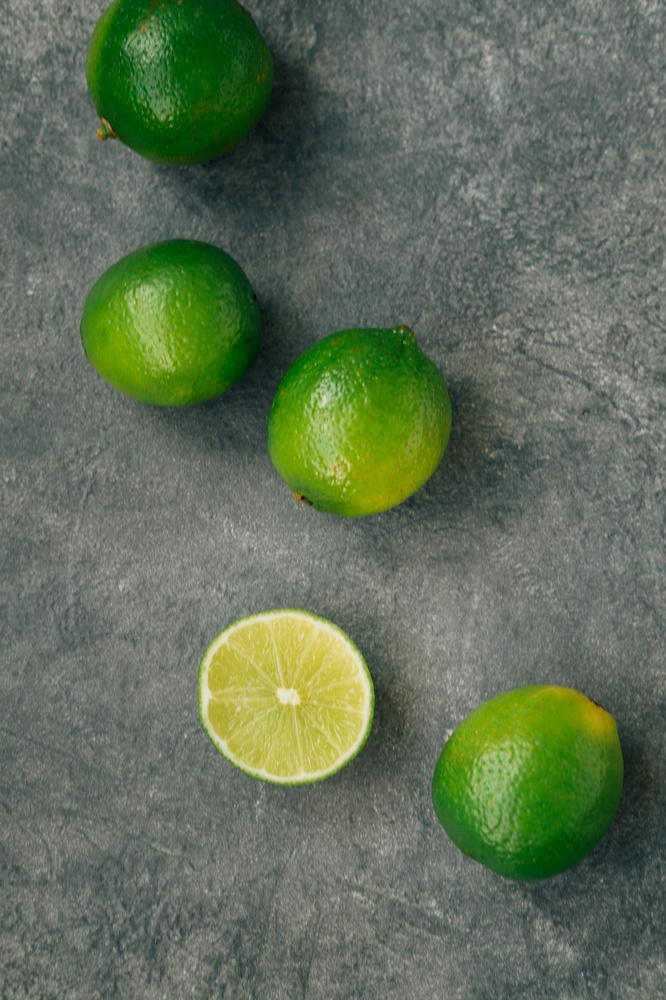
#> input picture opencv/input/lime.jpg, 666 x 1000 px, shrunk from 3632 x 5456 before the run
$ python THRESHOLD.py
#> lines starting #> are read from the running program, lines starting #| are printed output that depends on the picture; after the words box and inside, x2 and y2 are one past the last pixel; in counts of white or black regions, pixels touching at a corner belong together
# 1. 영상 이진화 예제
import numpy as np
import os
import cv2

# 영상 읽기
path = os.path.join('../input', 'lime.jpg')
img1 = cv2.imread(path, cv2.IMREAD_GRAYSCALE)
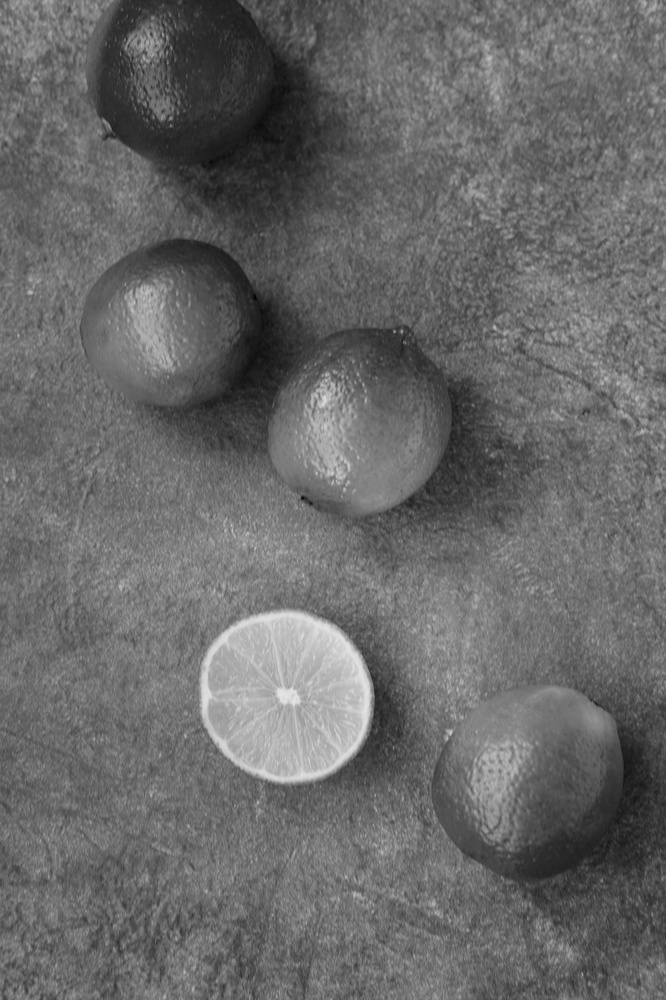
#> img1: shape (1000, 666); min 4, max 229, mean 104.3

types = [cv2.THRESH_BINARY,
          cv2.THRESH_BINARY_INV,
          cv2.THRESH_TRUNC,
          cv2.THRESH_TOZERO,
          cv2.THRESH_TOZERO_INV,
          cv2.THRESH_OTSU,
          cv2.THRESH_TRIANGLE,

          cv2.ADAPTIVE_THRESH_MEAN_C,
          cv2.ADAPTIVE_THRESH_GAUSSIAN_C,
          cv2.ADAPTIVE_THRESH_MEAN_C,
          cv2.ADAPTIVE_THRESH_GAUSSIAN_C
          ]

# 임계치 설정
thres = 70
# 이진화의 최댓값
maxVal=255
ress = []

# threshold 함수를 이용한 이진화 수행
for i in range(0,7):
    ret, res = cv2.threshold(img1, thres, maxVal, types[i])
    ress.append(res)
#> this loop made 7 passes
#> ret on passes 1 to 7: 70, 70, 70, 70, 70, 95, 147
#> pass 1, `ret, res = cv2.threshold(img1, thres, maxVal, types[i])`:
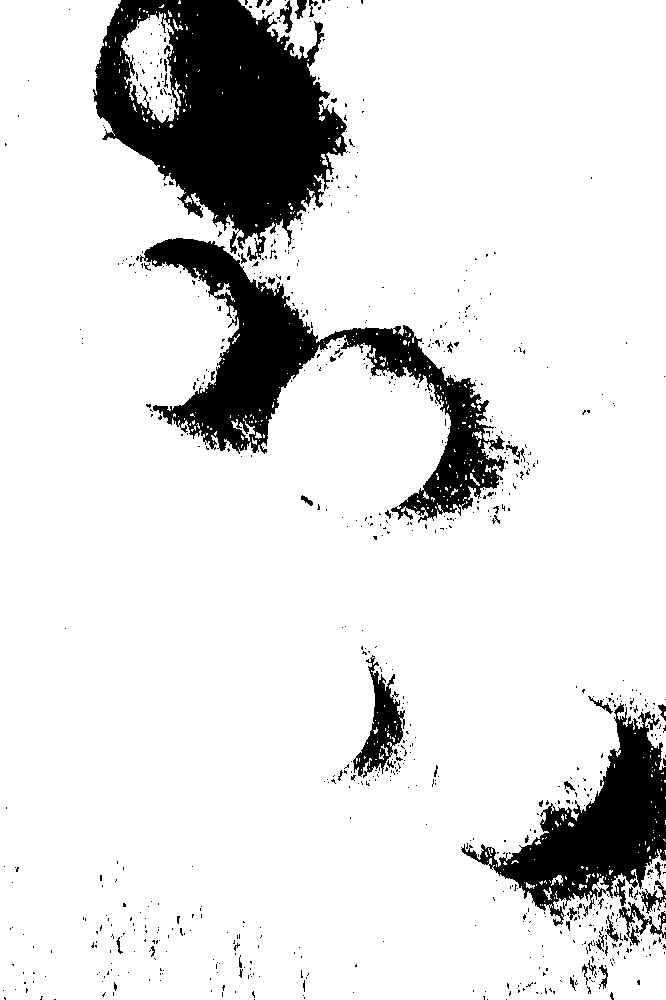
#> res: shape (1000, 666); 87.1% white; 791 black regions (740 under 20 px), largest, box (x1, y1, x2, y2) and area: (93, 0, 348, 261) 37150, (140, 238, 505, 523) 24803, (461, 703, 666, 926) 15948
#> pass 3, `ret, res = cv2.threshold(img1, thres, maxVal, types[i])`:
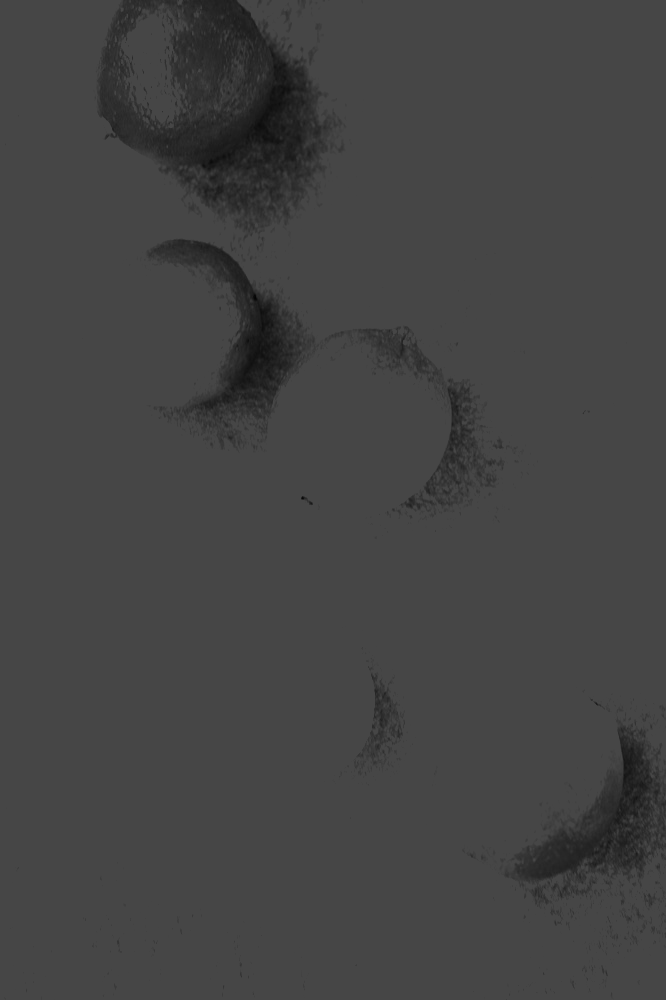
#> res: shape (1000, 666); min 4, max 70, mean 67.5
#> after the loop, ress = 7 items
# adaptiveThreshold 함수를 이용한 이진화 수행(임계치 설정 추가)
ress.append(cv2.adaptiveThreshold(img1,maxVal, types[7], types[0], 11, 0))
ress.append(cv2.adaptiveThreshold(img1,maxVal, types[8], types[0], 11, 0))
ress.append(cv2.adaptiveThreshold(img1,maxVal, types[9], types[0], 61, 0))
ress.append(cv2.adaptiveThreshold(img1,maxVal, types[10], types[0], 61, 0))

#결과 출력
displays = [("input", img1), ("res1", ress[0]), ("res2", ress[1]), ("res3", ress[2]),
            ("res4", ress[3]), ("res5", ress[4]), ("res6", ress[5]), ("res7", ress[6]),
            ("res8", ress[7]), ("res9", ress[8]), ("res10", ress[9]), ("res11", ress[10])
            ]

for (name, out) in displays:
    cv2.imshow(name, out)
    cv2.imwrite("./result"+"/threshold/"+name+".jpg", out)
#> this loop made 12 passes
#> name on passes 1 to 12: 'input', 'res1', 'res2', 'res3', 'res4', 'res5', 'res6', 'res7', 'res8', 'res9', 'res10', 'res11'

cv2.waitKey(0)

$ run again, with opencv/input/img1.jpg copied over opencv/input/lime.jpg
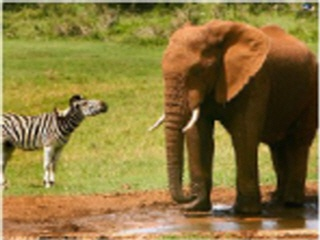
#> input picture opencv/input/img1.jpg, 320 x 240 px
#> the loop `for i in range(0,7):` made 7 passes
#> ret on passes 1 to 7: 70, 70, 70, 70, 70, 99, 107
#> pass 1, `ret, res = cv2.threshold(img1, thres, maxVal, types[i])`:
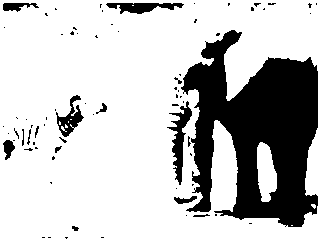
#> res: shape (240, 320); 76.4% white; 74 black regions (59 under 20 px), largest, box (x1, y1, x2, y2) and area: (181, 30, 318, 227) 15529, (167, 101, 192, 185) 714, (106, 3, 184, 14) 503
#> pass 3, `ret, res = cv2.threshold(img1, thres, maxVal, types[i])`:
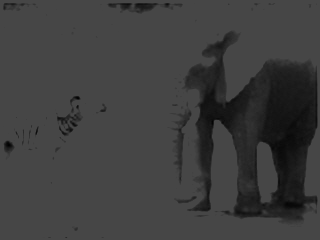
#> res: shape (240, 320); min 1, max 70, mean 62.2
#> after the loop `for i in range(0,7):`: ress = 7 items
#> the loop `for (name, out) in displays:` made 12 passes
#> name on passes 1 to 8: 'input', 'res1', 'res2', 'res3', 'res4', 'res5', 'res6', 'res7'

$ run again, with opencv/input/img10.jpg copied over opencv/input/lime.jpg
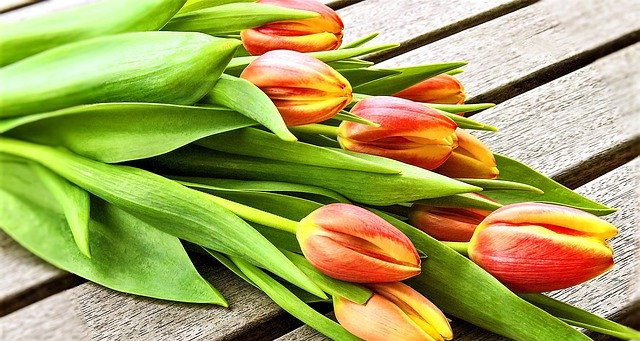
#> input picture opencv/input/img10.jpg, 640 x 341 px
#> the loop `for i in range(0,7):` made 7 passes
#> ret on passes 1 to 7: 70, 70, 70, 70, 70, 144, 252
#> pass 1, `ret, res = cv2.threshold(img1, thres, maxVal, types[i])`:
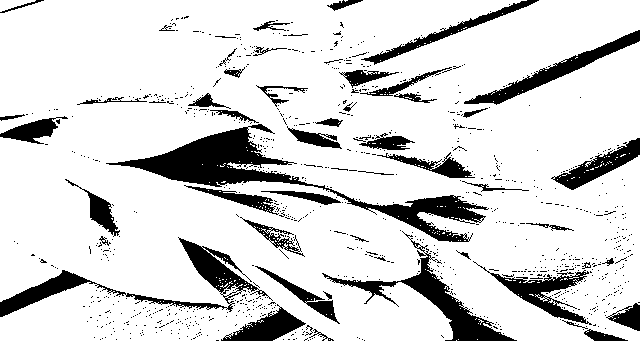
#> res: shape (341, 640); 84.5% white; 957 black regions (902 under 20 px), largest, box (x1, y1, x2, y2) and area: (106, 124, 489, 242) 7609, (0, 237, 273, 317) 3573, (322, 231, 517, 341) 3129
#> pass 3, `ret, res = cv2.threshold(img1, thres, maxVal, types[i])`:
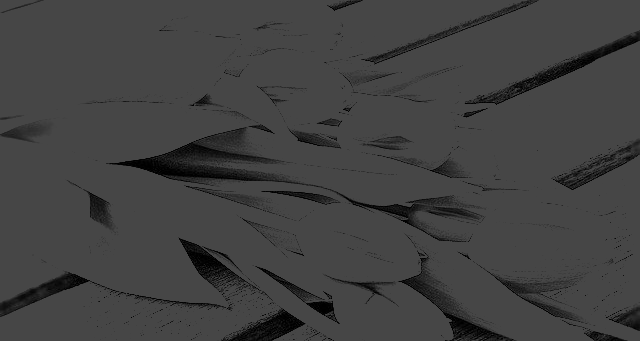
#> res: shape (341, 640); min 0, max 70, mean 65.1
#> after the loop `for i in range(0,7):`: ress = 7 items
#> the loop `for (name, out) in displays:` made 12 passes
#> name on passes 1 to 8: 'input', 'res1', 'res2', 'res3', 'res4', 'res5', 'res6', 'res7'

$ run again, with opencv/input/img11.jpg copied over opencv/input/lime.jpg
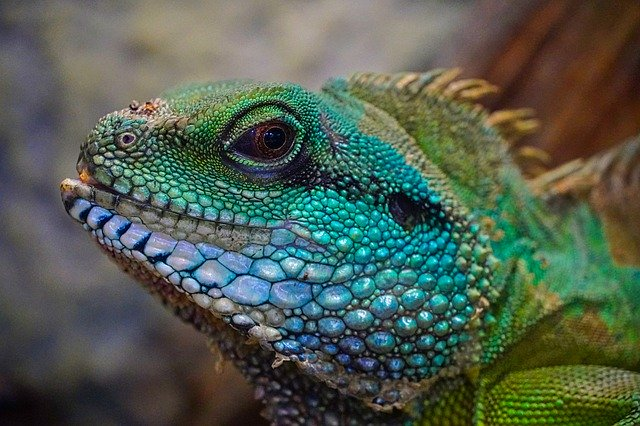
#> input picture opencv/input/img11.jpg, 640 x 426 px
#> the loop `for i in range(0,7):` made 7 passes
#> ret on passes 1 to 7: 70, 70, 70, 70, 70, 92, 175
#> pass 1, `ret, res = cv2.threshold(img1, thres, maxVal, types[i])`:
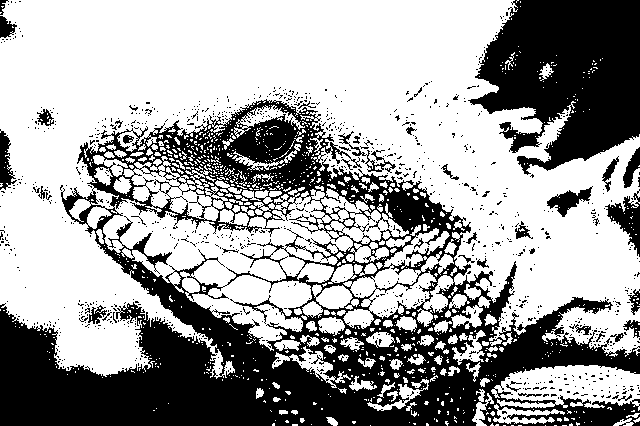
#> res: shape (426, 640); 62.8% white; 1016 black regions (976 under 20 px), largest, box (x1, y1, x2, y2) and area: (0, 99, 640, 426) 73294, (468, 0, 640, 175) 20603, (605, 189, 640, 257) 947
#> pass 3, `ret, res = cv2.threshold(img1, thres, maxVal, types[i])`:
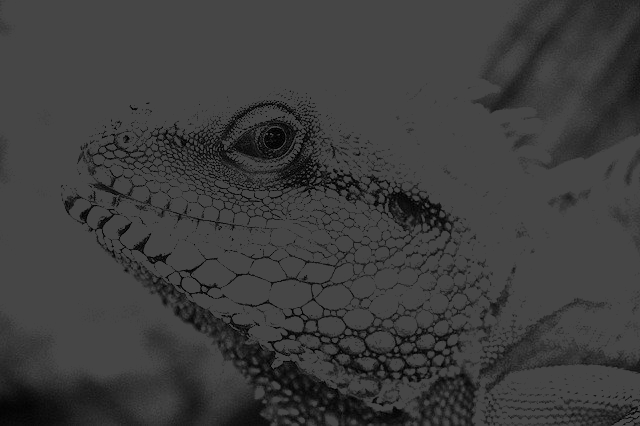
#> res: shape (426, 640); min 0, max 70, mean 60.8
#> after the loop `for i in range(0,7):`: ress = 7 items
#> the loop `for (name, out) in displays:` made 12 passes
#> name on passes 1 to 8: 'input', 'res1', 'res2', 'res3', 'res4', 'res5', 'res6', 'res7'
